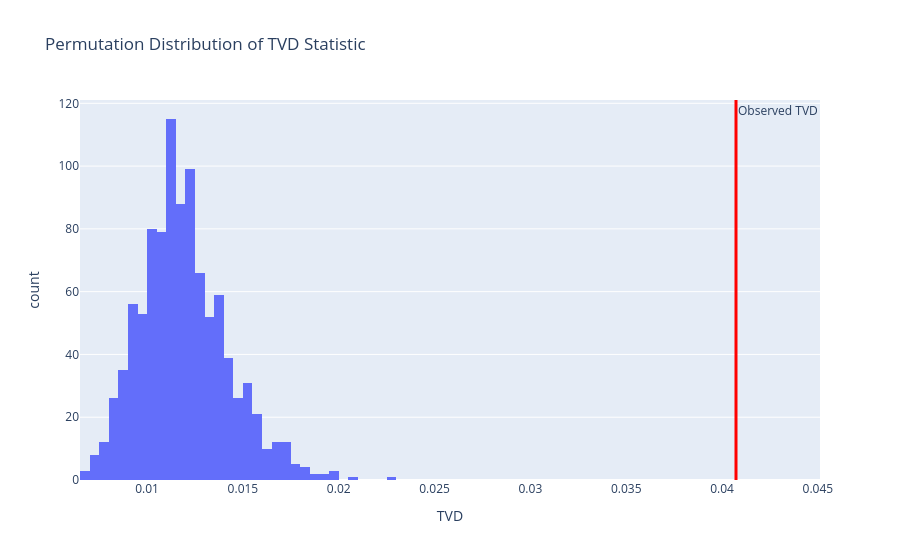

The cell this chart's notebook holds for it:
### Code cell
missing = cleaned_df["Total_price (cents / kWh)"].isna()

obs_tvd = tvd_stat(cleaned_df, missing, "Year")

perm_stats = []

for _ in range(1000):
    shuffled = pd.Series(np.random.permutation(missing), index=missing.index)
    perm_stats.append(tvd_stat(cleaned_df, shuffled, "Year"))

fig = px.histogram(
    perm_stats,
    nbins=40,
    title="Permutation Distribution of TVD Statistic",
    labels={"value": "TVD"},
)

fig.add_vline(
    x=obs_tvd,
    line_color="red",
    line_width=3,
    annotation_text="Observed TVD",
    annotation_position="top right",
)

fig.update_layout(showlegend=False)

fig.show()

# fig.write_html(
#     "/Users/wuyuming/Desktop/proj_4/proj04_page/graph/total_price_missing_perm.html"
# )

### Figure 1 — Plotly figure (JSON) as saved in the notebook; plotly's stock layout.template omitted (floating-point values rounded to 4 significant figures; data arrays with more than 128 entries replaced by an {"elided": "..."} marker saying what was removed)
{"data": [{"alignmentgroup": "True", "bingroup": "x", "hovertemplate": "variable=0<br>TVD=%{x}<br>count=%{y}<extra></extra>", "legendgroup": "0", "marker": {"color": "#636efa", "pattern": {"shape": ""}}, "name": "0", "nbinsx": 40, "offsetgroup": "0", "orientation": "v", "showlegend": true, "type": "histogram", "x": {"elided": "1000 float values"}, "xaxis": "x", "yaxis": "y"}], "layout": {"annotations": [{"showarrow": false, "text": "Observed TVD", "x": 0.04073, "xanchor": "left", "xref": "x", "y": 1, "yanchor": "top", "yref": "y domain"}], "barmode": "relative", "legend": {"title": {"text": "variable"}, "tracegroupgap": 0}, "shapes": [{"line": {"color": "red", "width": 3}, "type": "line", "x0": 0.04073, "x1": 0.04073, "xref": "x", "y0": 0, "y1": 1, "yref": "y domain"}], "showlegend": false, "title": {"text": "Permutation Distribution of TVD Statistic"}, "xaxis": {"anchor": "y", "domain": [0, 1], "title": {"text": "TVD"}}, "yaxis": {"anchor": "x", "domain": [0, 1], "title": {"text": "count"}}}}
